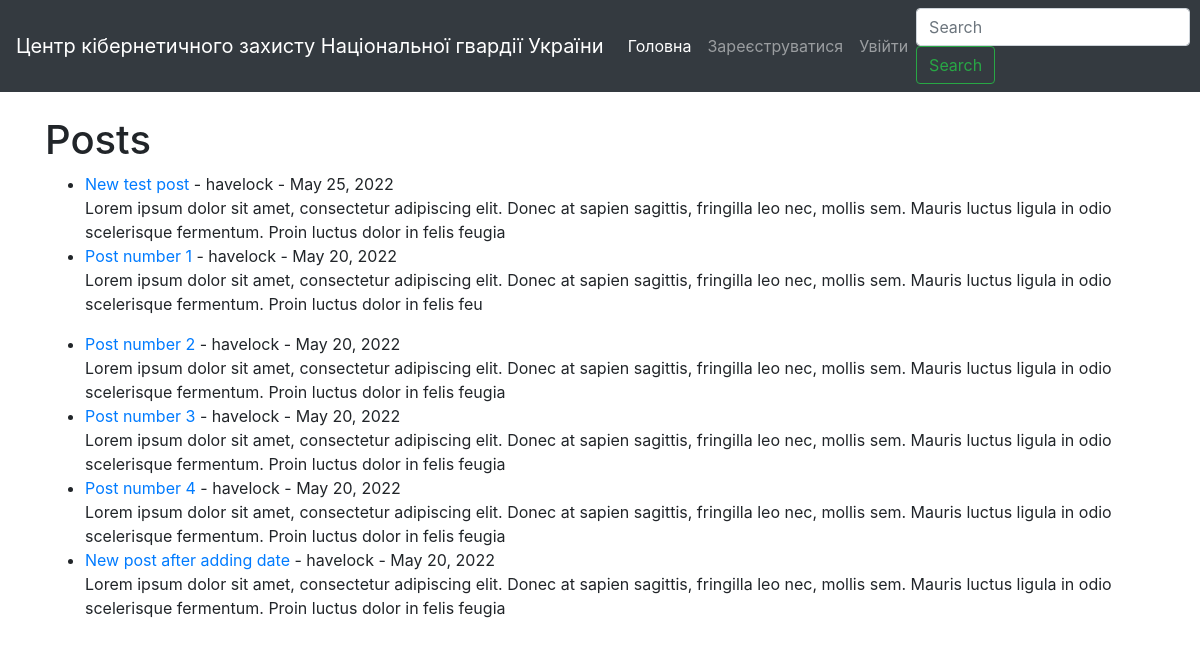
The page / on the database its author committed.
### myblog/models.py (models this page shows, shortened)
class Post(models.Model):
    title = models.CharField(max_length=255)
    title_tag = models.CharField(max_length=255, default="ЦКЗ НГУ")
    author = models.ForeignKey(User, on_delete=models.CASCADE)
    body = models.TextField()
    post_date = models.DateField(auto_now_add=True)
    likes = models.ManyToManyField(User, related_name='blog_posts')

### myblog/views.py (the view)
# urls.py: path('', HomeView.as_view(), name="home"),
class HomeView(ListView):
    model = Post
    template_name = 'home.html'
    ordering = ['-post_date']

### myblog/templates/home.html (shortened to what this page needs)
{% extends 'base.html' %}
{% block content %}
<h1>Posts</h1>
<ul>
    {% for post in object_list %}
    <li>
        <a href="{% url 'article-detail' post.pk %}"> {{ post.title }} </a> - {{ post.author }} -
        {{ post.post_date }}
        <br/>
        {{ post.body|slice:":200"|safe }}
    </li>
    {% endfor %}
</ul>
{% endblock %}

### myblog/templates/base.html (shortened to what this page needs)
<!doctype html>
<html lang="en">
<head>
    <link rel="stylesheet" href="https://cdn.jsdelivr.net/npm/bootstrap@4.4.1/dist/css/bootstrap.min.css"
>
</head>
<body>
<nav class="navbar navbar-expand-lg navbar-dark bg-dark">
    <a class="navbar-brand" href="{% url 'home' %}">Центр кібернетичного захисту Національної гвардії України</a>
    <div class="collapse navbar-collapse" id="navbarSupportedContent">
        <ul class="navbar-nav mr-auto">
            <li class="nav-item active">
                <a class="nav-link" href="#">Головна <span class="sr-only">(current)</span></a>
            </li>
            {% if user.is_authenticated %}
            <li class="nav-item">
                <a class="nav-link" href="{% url 'add_post' %}">Додати новину</a>
            </li>
            <li class="nav-item">
                <a class="nav-link" href="{% url 'logout' %}">Вийти</a>
            </li>
            {% else %}
            <li class="nav-item">
                <a class="nav-link" href="{% url 'register' %}">Зареєструватися</a>
            </li>
            <li class="nav-item">
                <a class="nav-link" href="{% url 'login' %}">Увійти</a>
            </li>
            {% endif %}
        </ul>
        <form class="form-inline my-2 my-lg-0">
            <input class="form-control mr-sm-2" type="search" placeholder="Search" aria-label="Search">
            <button class="btn btn-outline-success my-2 my-sm-0" type="submit">Search</button>
        </form>
    </div>
</nav>
<br/>
<div class="container">
    {% block content %}
    {% endblock %}
</div>
</body>
</html>

### rows shown on the page
Post: title "New test post", author "havelock", post_date "May 25, 2022", body "Lorem ipsum dolor sit amet, consectetur adipiscing elit. Donec at sapien sagittis, fringilla leo nec, mollis sem. Mauris luctus ligula in odio scelerisque fermentum. Proin luctus dolor in felis feugia"
Post: title "Post number 1", author "havelock", post_date "May 20, 2022", body "Lorem ipsum dolor sit amet, consectetur adipiscing elit. Donec at sapien sagittis, fringilla leo nec, mollis sem. Mauris luctus ligula in odio scelerisque fermentum. Proin luctus dolor in felis feu"
Post: title "Post number 2", author "havelock", post_date "May 20, 2022", body "Lorem ipsum dolor sit amet, consectetur adipiscing elit. Donec at sapien sagittis, fringilla leo nec, mollis sem. Mauris luctus ligula in odio scelerisque fermentum. Proin luctus dolor in felis feugia"
Post: title "Post number 3", author "havelock", post_date "May 20, 2022", body "Lorem ipsum dolor sit amet, consectetur adipiscing elit. Donec at sapien sagittis, fringilla leo nec, mollis sem. Mauris luctus ligula in odio scelerisque fermentum. Proin luctus dolor in felis feugia"
Post: title "Post number 4", author "havelock", post_date "May 20, 2022", body "Lorem ipsum dolor sit amet, consectetur adipiscing elit. Donec at sapien sagittis, fringilla leo nec, mollis sem. Mauris luctus ligula in odio scelerisque fermentum. Proin luctus dolor in felis feugia"
Post: title "New post after adding date", author "havelock", post_date "May 20, 2022", body "Lorem ipsum dolor sit amet, consectetur adipiscing elit. Donec at sapien sagittis, fringilla leo nec, mollis sem. Mauris luctus ligula in odio scelerisque fermentum. Proin luctus dolor in felis feugia"
